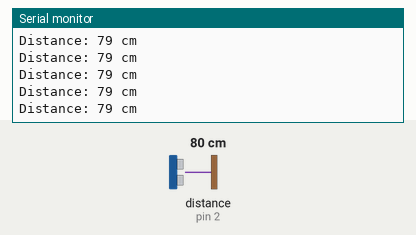
The sketch below on a simulated Arduino Uno, built with avr-gcc and run on an emulated ATmega328P. On the bench: the last lines printed to the serial monitor. Wiring (inferred from the names in the program): ultrasonic range finder: trigger pin 3; echo pin 2. The inputs (shaded band) are chosen by the test bench; at power-on: distance to the obstacle (sensor on pin 2) 80 cm. The echo pulse lasts 58.3 µs per cm.

Above: at 1.2 s.
1.3 s: distance to the obstacle (sensor on pin 2) set to 2 cm
At 2.3 s:
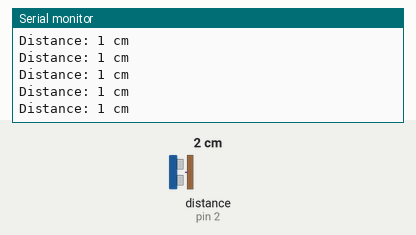
4.3 s: distance to the obstacle (sensor on pin 2) set to 120 cm
At 4.8 s:
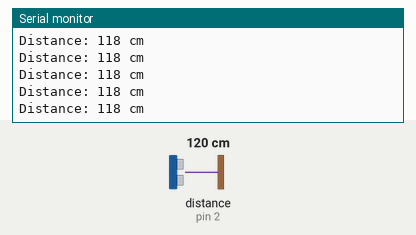
7.3 s: distance to the obstacle (sensor on pin 2) set to 4 cm
At 7.8 s:
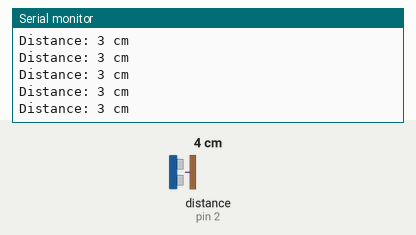
10.3 s: distance to the obstacle (sensor on pin 2) set to 18 cm
At 11.0 s:
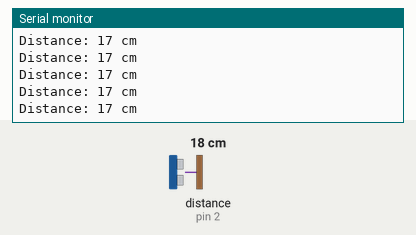
19.3 s: distance to the obstacle (sensor on pin 2) set to 9 cm
At 20.0 s:
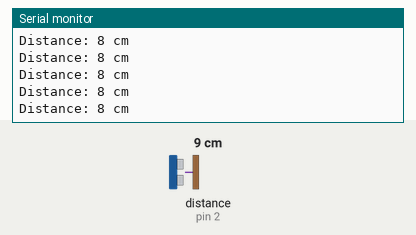
Timing chart, 0 to 22.3 s (numbered marks = the images above; inputs shaded):
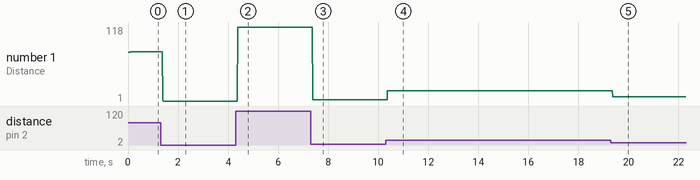

The sketch:

Distance_calculator_using_HC-SR04_sensor.ino
```cpp
#define ech 2
#define trig 3

long time;
int distance;

void setup() {
  pinMode(trig, OUTPUT);
  pinMode(ech, INPUT);
  Serial.begin(9600);
}
void loop() {
  digitalWrite(trig, LOW);
  delayMicroseconds(1);
  digitalWrite(trig, HIGH);
  delayMicroseconds(10);
  digitalWrite(trig, LOW);
  time = pulseIn(ech, HIGH);
  distance = time * 0.034 / 2;
  Serial.print("Distance: ");
  Serial.print(distance);
  Serial.println(" cm");
}
```

Measured:
- after the input at 1.3 s, the serial monitor: prints a new line after 0.08 s (image 1)
- after the input at 4.3 s, the serial monitor: prints a new line after 0.08 s (image 2)
- after the input at 7.3 s, the serial monitor: prints a new line after 0.07 s (image 3)
- after the input at 10.3 s, the serial monitor: prints a new line after 0.07 s (image 4)
- after the input at 19.3 s, the serial monitor: prints a new line after 0.07 s (image 5)
- plotted number 1: 79 → 1 after the input at 1.3 s, 1 → 118 after the input at 4.3 s, 118 → 3 after the input at 7.3 s, 3 → 17 after the input at 10.3 s, 17 → 8 after the input at 19.3 s
